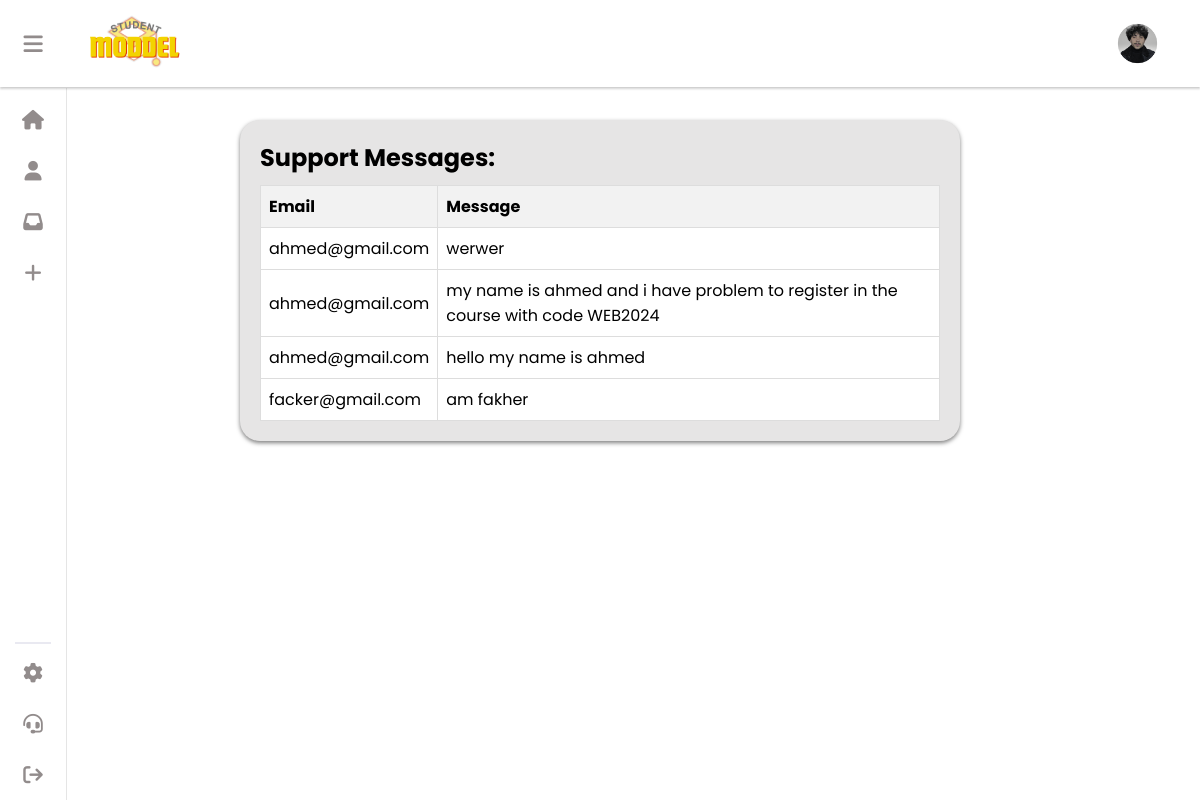
/support (signed in), run on an earlier commit of the app's database.
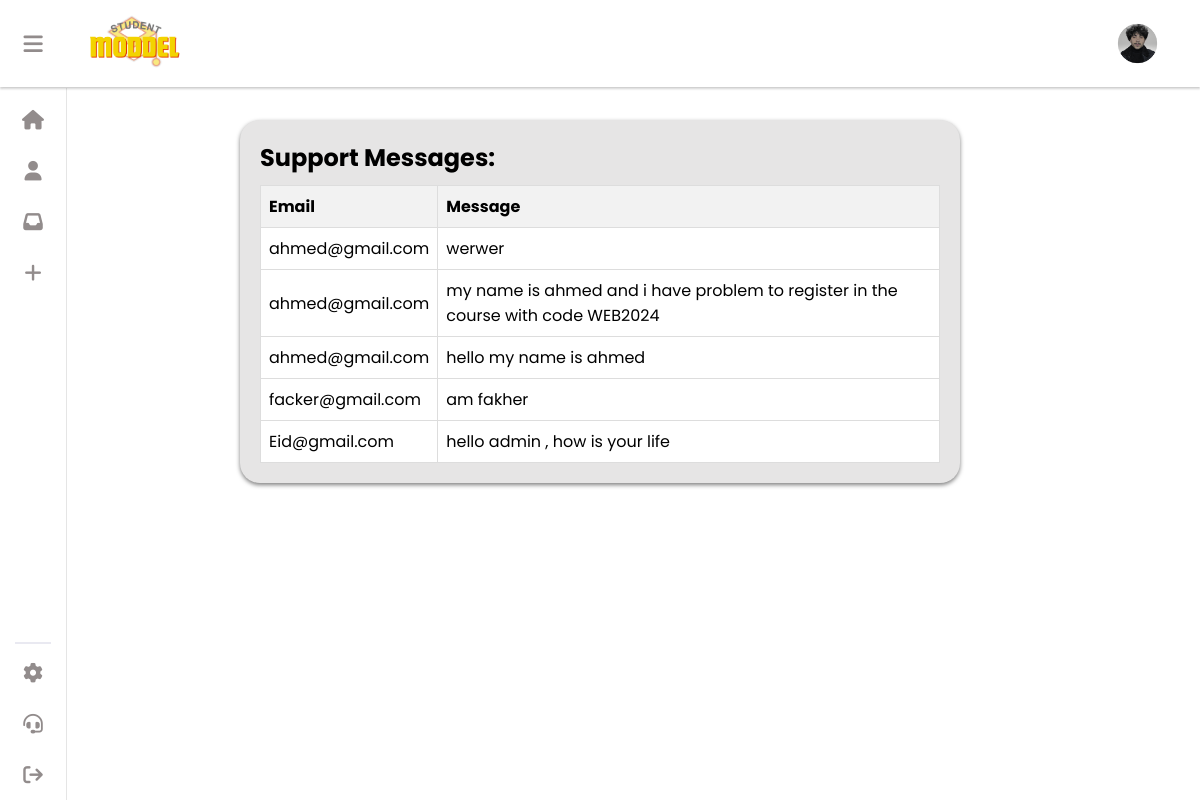
And on a later commit of the database.
### crud/models.py (models this page shows)
class SupportMessage(models.Model):
    message = models.CharField(max_length=255)
    email = models.EmailField(max_length=120)

### crud/views.py (the view)
# urls.py: path('support', views.support, name='support'),
@login_required(login_url='login')
def support(request):
    userl = request.user
    print(f'Logged-in user: {userl}')
    student = Student.objects.filter(user=userl).first()
    print(f'Student found: {student}')
    support_messages = []
    if userl.is_staff:  # Check if the user is an admin
        support_messages = SupportMessage.objects.all()
    return render(request, 'support.html', {'student': student, 'support_messages': support_messages})

### crud/templates/support.html (shortened to what this page needs)
<!DOCTYPE html>
<html lang="en">
  <head>
    {% load static %}
    <link
      rel="stylesheet"
      type="text/css"
      href="{% static 'css/support.css' %}"
    />
    <link
      rel="stylesheet"
      type="text/css"
      href="{% static 'css/style.css' %}"
    />
    <link
      rel="stylesheet"
      href="https://cdnjs.cloudflare.com/ajax/libs/font-awesome/6.5.1/css/all.min.css"
    />
  </head>
  <body>
    {% include "aside.html" %}  {% if user.is_staff %}
    <div class="supportAdmin">
      <div class="support-messages">
        <h2>Support Messages:</h2>
        <table class="support-messages-table">
          <thead>
            <tr>
              <th>Email</th>
              <th>Message</th>
            </tr>
          </thead>
          <tbody>
            {% for support_message in support_messages %}
            <tr>
              <td>{{ support_message.email }}</td>
              <td>
                <div id="details-{{ forloop.counter }}" class="message-details">
                  {{ support_message.message }}
                </div>
              </td>
            </tr>
            {% empty %}
            <tr>
              <td colspan="3">No support messages found.</td>
            </tr>
            {% endfor %}
          </tbody>
        </table>
      </div>
    </div>
    {%endif%}
  </body>
</html>

What changed in the data, as far as the page shows it:
added SupportMessage: email "Eid@gmail.com", message "hello admin , how is your life"
